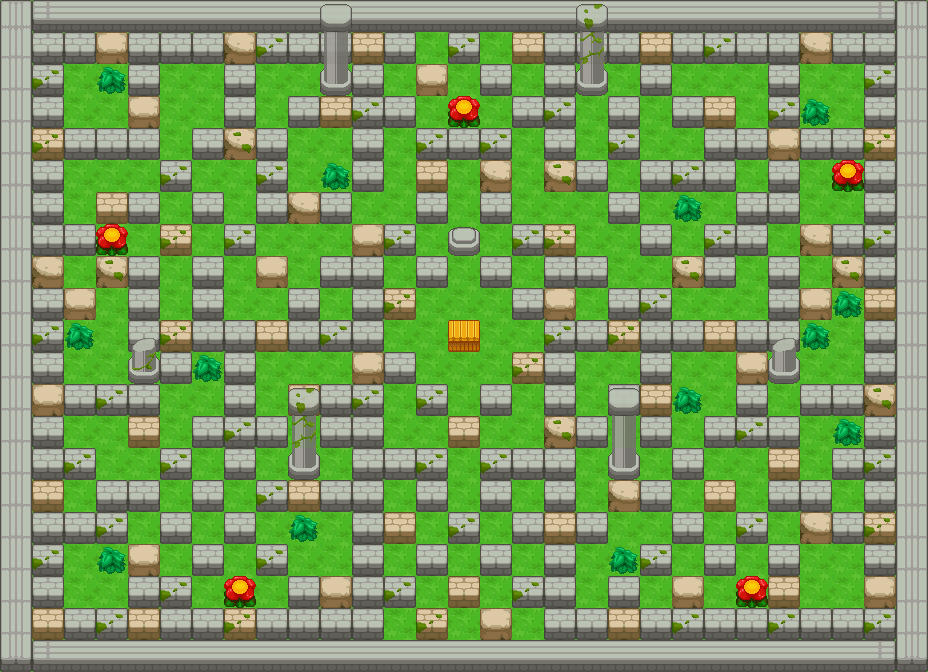

Rendered tile map (Tiled .tmx) drawn with the repository's tilesets; below, a short description and the map source with its tile grids summarised:
An orthogonal 29x21 tile map with 32x32 px tiles, 3 tile layers (Ground, Blocks, Beams) and 6 objects (6x PlayerSpawn).

<map version="1.0" orientation="orthogonal" width="29" height="21" tilewidth="32" tileheight="32">
 <tileset firstgid="1" source="Tileset_Forest.tsx" />
 <layer name="Ground" width="29" height="21">
  <data>[609 cells, 609 non-empty, 1 distinct tile ids]</data>
 </layer>
 <layer name="Blocks" width="29" height="21">
  <data>[609 cells, 417 non-empty, 24 distinct tile ids]</data>
 </layer>
 <layer name="Beams" width="29" height="21" opacity="0.9">
  <properties>
   <property name="Fringed" value="1" />
  </properties>
  <data>[609 cells, 10 non-empty, 5 distinct tile ids]</data>
 </layer>
 <objectgroup name="PlayerSpawn" width="29" height="21">
  <object name="Player 1" type="PlayerSpawn" x="64" y="544" width="64" height="64" />
  <object name="Player 2" type="PlayerSpawn" x="800" y="544" width="64" height="64" />
  <object name="Player 3" type="PlayerSpawn" x="800" y="64" width="64" height="64" />
  <object name="Player 4" type="PlayerSpawn" x="64" y="64" width="64" height="64" />
  <object name="Player 3" type="PlayerSpawn" x="800" y="320" width="64" height="64" />
  <object name="Player 3" type="PlayerSpawn" x="64" y="320" width="64" height="64" />
 </objectgroup>
</map>
